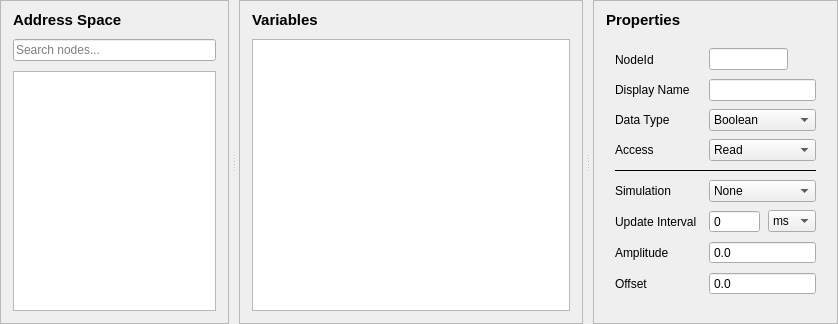
<?xml version="1.0" encoding="UTF-8"?>
<ui version="4.0">
 <class>ObjectsPage</class>
 <widget class="QWidget" name="ObjectsPage">
  <layout class="QHBoxLayout" name="mainLayout">
   <property name="spacing">
    <number>0</number>
   </property>
   <property name="leftMargin">
    <number>0</number>
   </property>
   <property name="topMargin">
    <number>0</number>
   </property>
   <property name="rightMargin">
    <number>0</number>
   </property>
   <property name="bottomMargin">
    <number>0</number>
   </property>
   <item>
    <widget class="QSplitter" name="splitter">
     <property name="orientation">
      <enum>Qt::Horizontal</enum>
     </property>
     <property name="childrenCollapsible">
      <bool>false</bool>
     </property>
     <property name="handleWidth">
      <number>10</number>
     </property>
     <widget class="QFrame" name="addressSpacePanel">
      <property name="frameShape">
       <enum>QFrame::StyledPanel</enum>
      </property>
      <property name="sizePolicy">
       <sizepolicy hsizetype="Preferred" vsizetype="Preferred">
        <horstretch>2</horstretch>
        <verstretch>0</verstretch>
       </sizepolicy>
      </property>
      <layout class="QVBoxLayout" name="addressSpacePanelLayout">
       <property name="spacing">
        <number>10</number>
       </property>
       <property name="leftMargin">
        <number>12</number>
       </property>
       <property name="topMargin">
        <number>10</number>
       </property>
       <property name="rightMargin">
        <number>12</number>
       </property>
       <property name="bottomMargin">
        <number>12</number>
       </property>
       <item>
        <widget class="QLabel" name="addressSpaceTitle">
         <property name="font">
          <font>
           <pointsize>11</pointsize>
           <bold>true</bold>
          </font>
         </property>
         <property name="text">
          <string>Address Space</string>
         </property>
        </widget>
       </item>
       <item>
        <widget class="QLineEdit" name="searchEdit">
         <property name="placeholderText">
          <string>Search nodes...</string>
         </property>
         <property name="clearButtonEnabled">
          <bool>true</bool>
         </property>
        </widget>
       </item>
       <item>
        <widget class="QTreeView" name="addressTree">
         <property name="editTriggers">
          <set>QAbstractItemView::NoEditTriggers</set>
         </property>
         <property name="rootIsDecorated">
          <bool>true</bool>
         </property>
         <property name="uniformRowHeights">
          <bool>true</bool>
         </property>
         <property name="headerHidden">
          <bool>true</bool>
         </property>
        </widget>
       </item>
      </layout>
     </widget>
     <widget class="QFrame" name="variablesPanel">
      <property name="frameShape">
       <enum>QFrame::StyledPanel</enum>
      </property>
      <property name="sizePolicy">
       <sizepolicy hsizetype="Preferred" vsizetype="Preferred">
        <horstretch>3</horstretch>
        <verstretch>0</verstretch>
       </sizepolicy>
      </property>
      <layout class="QVBoxLayout" name="variablesPanelLayout">
       <property name="spacing">
        <number>10</number>
       </property>
       <property name="leftMargin">
        <number>12</number>
       </property>
       <property name="topMargin">
        <number>10</number>
       </property>
       <property name="rightMargin">
        <number>12</number>
       </property>
       <property name="bottomMargin">
        <number>12</number>
       </property>
       <item>
        <widget class="QLabel" name="variablesTitle">
         <property name="font">
          <font>
           <pointsize>11</pointsize>
           <bold>true</bold>
          </font>
         </property>
         <property name="text">
          <string>Variables</string>
         </property>
        </widget>
       </item>
       <item>
        <widget class="QTableView" name="variablesView">
         <property name="editTriggers">
          <set>QAbstractItemView::NoEditTriggers</set>
         </property>
         <property name="alternatingRowColors">
          <bool>true</bool>
         </property>
         <property name="selectionMode">
          <enum>QAbstractItemView::SingleSelection</enum>
         </property>
         <property name="selectionBehavior">
          <enum>QAbstractItemView::SelectRows</enum>
         </property>
         <property name="showGrid">
          <bool>false</bool>
         </property>
         <property name="wordWrap">
          <bool>false</bool>
         </property>
         <attribute name="horizontalHeaderHighlightSections">
          <bool>false</bool>
         </attribute>
         <attribute name="horizontalHeaderStretchLastSection">
          <bool>true</bool>
         </attribute>
         <attribute name="verticalHeaderVisible">
          <bool>false</bool>
         </attribute>
        </widget>
       </item>
      </layout>
     </widget>
     <widget class="QFrame" name="propertiesPanel">
      <property name="frameShape">
       <enum>QFrame::StyledPanel</enum>
      </property>
      <property name="sizePolicy">
       <sizepolicy hsizetype="Preferred" vsizetype="Preferred">
        <horstretch>2</horstretch>
        <verstretch>0</verstretch>
       </sizepolicy>
      </property>
      <layout class="QVBoxLayout" name="propertiesPanelLayout">
       <property name="spacing">
        <number>10</number>
       </property>
       <property name="leftMargin">
        <number>12</number>
       </property>
       <property name="topMargin">
        <number>10</number>
       </property>
       <property name="rightMargin">
        <number>12</number>
       </property>
       <property name="bottomMargin">
        <number>12</number>
       </property>
       <item>
        <widget class="QLabel" name="propertiesTitle">
         <property name="font">
          <font>
           <pointsize>11</pointsize>
           <bold>true</bold>
          </font>
         </property>
         <property name="text">
          <string>Properties</string>
         </property>
        </widget>
       </item>
       <item>
        <widget class="QWidget" name="propertiesHost">
         <layout class="QGridLayout" name="propertiesForm" columnstretch="0,1">
          <property name="horizontalSpacing">
           <number>12</number>
          </property>
          <property name="verticalSpacing">
           <number>8</number>
          </property>
          <item row="0" column="0">
           <widget class="QLabel" name="nodeIdLabel">
            <property name="text">
             <string>NodeId</string>
            </property>
           </widget>
          </item>
          <item row="0" column="1">
           <layout class="QHBoxLayout" name="nodeIdLayout">
            <property name="spacing">
             <number>4</number>
            </property>
            <item>
             <widget class="QLineEdit" name="nodeIdEdit">
              <property name="readOnly">
               <bool>true</bool>
              </property>
             </widget>
            </item>
            <item>
             <widget class="QToolButton" name="copyNodeIdButton">
              <property name="toolTip">
               <string>Copy NodeId</string>
              </property>
              <property name="autoRaise">
               <bool>true</bool>
              </property>
             </widget>
            </item>
           </layout>
          </item>
          <item row="1" column="0">
           <widget class="QLabel" name="displayNameLabel">
            <property name="text">
             <string>Display Name</string>
            </property>
           </widget>
          </item>
          <item row="1" column="1">
           <widget class="QLineEdit" name="displayNameEdit">
</widget>
          </item>
          <item row="2" column="0">
           <widget class="QLabel" name="dataTypeLabel">
            <property name="text">
             <string>Data Type</string>
            </property>
           </widget>
          </item>
          <item row="2" column="1">
           <widget class="QComboBox" name="dataTypeCombo">
            <item>
             <property name="text">
              <string>Boolean</string>
             </property>
            </item>
            <item>
             <property name="text">
              <string>SByte</string>
             </property>
            </item>
            <item>
             <property name="text">
              <string>Byte</string>
             </property>
            </item>
            <item>
             <property name="text">
              <string>Int16</string>
             </property>
            </item>
            <item>
             <property name="text">
              <string>UInt16</string>
             </property>
            </item>
            <item>
             <property name="text">
              <string>Int32</string>
             </property>
            </item>
            <item>
             <property name="text">
              <string>UInt32</string>
             </property>
            </item>
            <item>
             <property name="text">
              <string>Int64</string>
             </property>
            </item>
            <item>
             <property name="text">
              <string>UInt64</string>
             </property>
            </item>
            <item>
             <property name="text">
              <string>Float</string>
             </property>
            </item>
            <item>
             <property name="text">
              <string>Double</string>
             </property>
            </item>
            <item>
             <property name="text">
              <string>String</string>
             </property>
            </item>
            <item>
             <property name="text">
              <string>DateTime</string>
             </property>
            </item>
           </widget>
          </item>
          <item row="3" column="0">
           <widget class="QLabel" name="accessLabel">
            <property name="text">
             <string>Access</string>
            </property>
           </widget>
          </item>
          <item row="3" column="1">
           <widget class="QComboBox" name="accessCombo">
            <item>
             <property name="text">
              <string>Read</string>
             </property>
            </item>
            <item>
             <property name="text">
              <string>Write</string>
             </property>
            </item>
            <item>
             <property name="text">
              <string>Read/Write</string>
             </property>
            </item>
           </widget>
          </item>
          <item row="4" column="0" rowspan="1" colspan="2">
           <widget class="QFrame" name="propertiesSeparator">
            <property name="frameShape">
             <enum>QFrame::HLine</enum>
            </property>
            <property name="frameShadow">
             <enum>QFrame::Plain</enum>
            </property>
           </widget>
          </item>
          <item row="5" column="0">
           <widget class="QLabel" name="simulationLabel">
            <property name="text">
             <string>Simulation</string>
            </property>
           </widget>
          </item>
          <item row="5" column="1">
           <widget class="QComboBox" name="simulationCombo">
            <item>
             <property name="text">
              <string>None</string>
             </property>
            </item>
            <item>
             <property name="text">
              <string>Sine wave</string>
             </property>
            </item>
            <item>
             <property name="text">
              <string>Square wave</string>
             </property>
            </item>
            <item>
             <property name="text">
              <string>Triangle wave</string>
             </property>
            </item>
            <item>
             <property name="text">
              <string>Ramp</string>
             </property>
            </item>
            <item>
             <property name="text">
              <string>Random</string>
             </property>
            </item>
            <item>
             <property name="text">
              <string>Step</string>
             </property>
            </item>
           </widget>
          </item>
          <item row="6" column="0">
           <widget class="QLabel" name="updateIntervalLabel">
            <property name="text">
             <string>Update Interval</string>
            </property>
           </widget>
          </item>
          <item row="6" column="1">
           <layout class="QHBoxLayout" name="intervalLayout">
            <property name="spacing">
             <number>8</number>
            </property>
            <item>
             <widget class="QSpinBox" name="intervalSpin">
              <property name="buttonSymbols">
               <enum>QAbstractSpinBox::NoButtons</enum>
              </property>
              <property name="maximum">
               <number>86400000</number>
              </property>
             </widget>
            </item>
            <item>
             <widget class="QComboBox" name="intervalUnitCombo">
              <item>
               <property name="text">
                <string>ms</string>
               </property>
              </item>
              <item>
               <property name="text">
                <string>s</string>
               </property>
              </item>
             </widget>
            </item>
           </layout>
          </item>
          <item row="7" column="0">
           <widget class="QLabel" name="amplitudeLabel">
            <property name="text">
             <string>Amplitude</string>
            </property>
           </widget>
          </item>
          <item row="7" column="1">
           <widget class="QDoubleSpinBox" name="amplitudeSpin">
            <property name="buttonSymbols">
             <enum>QAbstractSpinBox::NoButtons</enum>
            </property>
            <property name="decimals">
             <number>1</number>
            </property>
            <property name="minimum">
             <double>-1000000000.0</double>
            </property>
            <property name="maximum">
             <double>1000000000.0</double>
            </property>
           </widget>
          </item>
          <item row="8" column="0">
           <widget class="QLabel" name="offsetLabel">
            <property name="text">
             <string>Offset</string>
            </property>
           </widget>
          </item>
          <item row="8" column="1">
           <widget class="QDoubleSpinBox" name="offsetSpin">
            <property name="buttonSymbols">
             <enum>QAbstractSpinBox::NoButtons</enum>
            </property>
            <property name="decimals">
             <number>1</number>
            </property>
            <property name="minimum">
             <double>-1000000000.0</double>
            </property>
            <property name="maximum">
             <double>1000000000.0</double>
            </property>
           </widget>
          </item>
         </layout>
        </widget>
       </item>
       <item>
        <spacer name="spacer3">
         <property name="orientation">
          <enum>Qt::Vertical</enum>
         </property>
        </spacer>
       </item>
      </layout>
     </widget>
    </widget>
   </item>
  </layout>
 </widget>
 <resources/>
 <connections/>
</ui>
